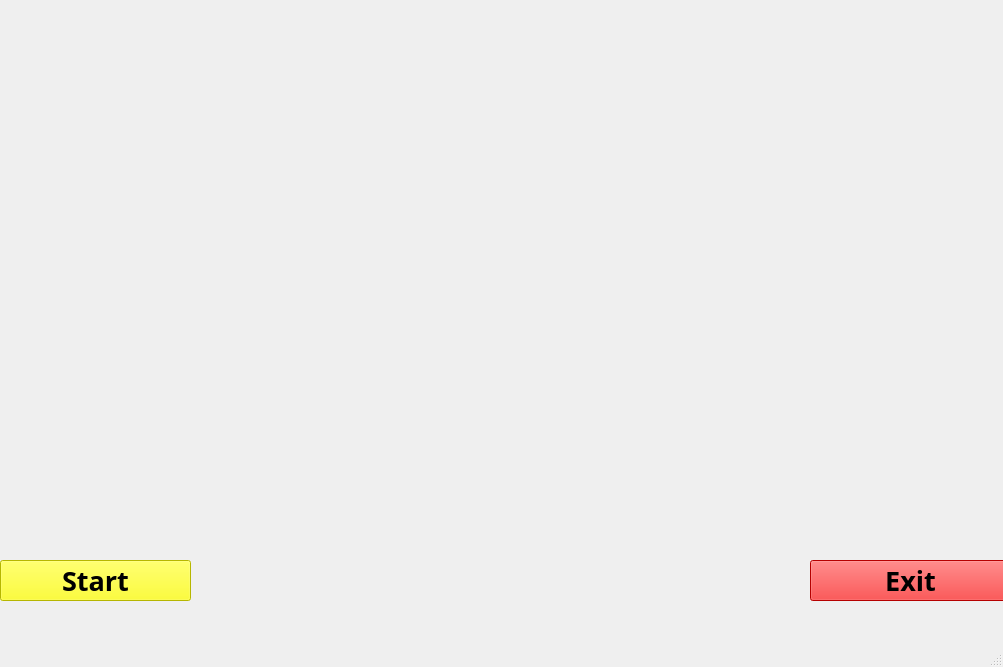
<?xml version="1.0" encoding="UTF-8"?>
<ui version="4.0">
 <class>enablemateUi</class>
 <widget class="QMainWindow" name="enablemateUi">
  <property name="geometry">
   <rect>
    <x>0</x>
    <y>0</y>
    <width>1003</width>
    <height>667</height>
   </rect>
  </property>
  <property name="windowTitle">
   <string>MainWindow</string>
  </property>
  <widget class="QWidget" name="centralwidget">
   <widget class="QLabel" name="label">
    <property name="geometry">
     <rect>
      <x>0</x>
      <y>-10</y>
      <width>1021</width>
      <height>621</height>
     </rect>
    </property>
    <property name="text">
     <string/>
    </property>
    <property name="pixmap">
     <pixmap>../G.U.I Material/B.G/Black_Template.jpg</pixmap>
    </property>
   </widget>
   <widget class="QLabel" name="label_5">
    <property name="geometry">
     <rect>
      <x>20</x>
      <y>20</y>
      <width>411</width>
      <height>121</height>
     </rect>
    </property>
    <property name="text">
     <string/>
    </property>
    <property name="pixmap">
     <pixmap>../G.U.I Material/ExtraGui/initial.gif</pixmap>
    </property>
    <property name="scaledContents">
     <bool>false</bool>
    </property>
   </widget>
   <widget class="QLabel" name="label_6">
    <property name="geometry">
     <rect>
      <x>700</x>
      <y>0</y>
      <width>321</width>
      <height>231</height>
     </rect>
    </property>
    <property name="text">
     <string/>
    </property>
    <property name="pixmap">
     <pixmap>../G.U.I Material/ExtraGui/Earth.gif</pixmap>
    </property>
    <property name="scaledContents">
     <bool>true</bool>
    </property>
   </widget>
   <widget class="QLabel" name="label_2">
    <property name="geometry">
     <rect>
      <x>370</x>
      <y>190</y>
      <width>411</width>
      <height>271</height>
     </rect>
    </property>
    <property name="text">
     <string/>
    </property>
    <property name="pixmap">
     <pixmap>../G.U.I Material/VoiceReg/Ntuks.gif</pixmap>
    </property>
    <property name="scaledContents">
     <bool>true</bool>
    </property>
   </widget>
   <widget class="QPushButton" name="pushButton">
    <property name="geometry">
     <rect>
      <x>0</x>
      <y>560</y>
      <width>191</width>
      <height>41</height>
     </rect>
    </property>
    <property name="font">
     <font>
      <family>Berlin Sans FB Demi</family>
      <pointsize>20</pointsize>
      <weight>75</weight>
      <bold>true</bold>
     </font>
    </property>
    <property name="styleSheet">
     <string notr="true">background-color: rgb(255, 255, 0);</string>
    </property>
    <property name="text">
     <string>Start</string>
    </property>
   </widget>
   <widget class="QPushButton" name="pushButton_2">
    <property name="geometry">
     <rect>
      <x>810</x>
      <y>560</y>
      <width>201</width>
      <height>41</height>
     </rect>
    </property>
    <property name="font">
     <font>
      <family>Berlin Sans FB Demi</family>
      <pointsize>20</pointsize>
      <weight>75</weight>
      <bold>true</bold>
     </font>
    </property>
    <property name="styleSheet">
     <string notr="true">background-color: rgb(255, 0, 0);</string>
    </property>
    <property name="text">
     <string>Exit</string>
    </property>
   </widget>
   <widget class="QLabel" name="label_3">
    <property name="geometry">
     <rect>
      <x>10</x>
      <y>220</y>
      <width>371</width>
      <height>211</height>
     </rect>
    </property>
    <property name="text">
     <string/>
    </property>
    <property name="pixmap">
     <pixmap>../G.U.I Material/ExtraGui/B.G_Template_1.gif</pixmap>
    </property>
    <property name="scaledContents">
     <bool>true</bool>
    </property>
   </widget>
  </widget>
  <widget class="QMenuBar" name="menubar">
   <property name="geometry">
    <rect>
     <x>0</x>
     <y>0</y>
     <width>1003</width>
     <height>22</height>
    </rect>
   </property>
  </widget>
  <widget class="QStatusBar" name="statusbar"/>
 </widget>
 <resources/>
 <connections/>
</ui>
